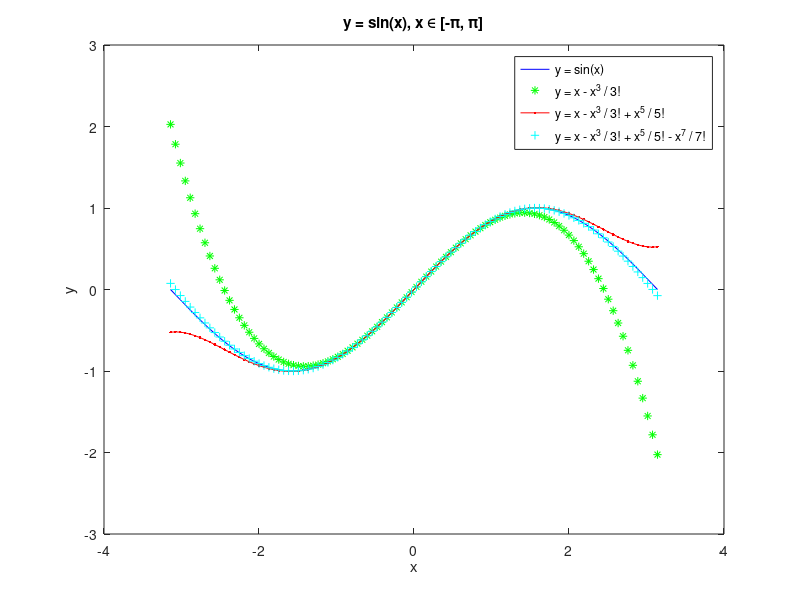

MATLAB code to generate this figure:
n=100;
x=linspace(-pi,pi,n);
s = sin(x);
s2 = x - x.^3/6;
s3 = s2 + x.^5/120;
s4 = s3 - x.^7/5040;
plot(x,s,'b',x,s2,'*g',x,s3,'.-r',x,s4,'+c')
title('y = sin(x), x \in [-\pi, \pi]');
xlabel('x');
ylabel('y');
legend('y = sin(x)', 'y = x - x^3 / 3!', 'y = x - x^3 / 3! + x^5 / 5!','y = x - x^3 / 3! + x^5 / 5! - x^7 / 7!')